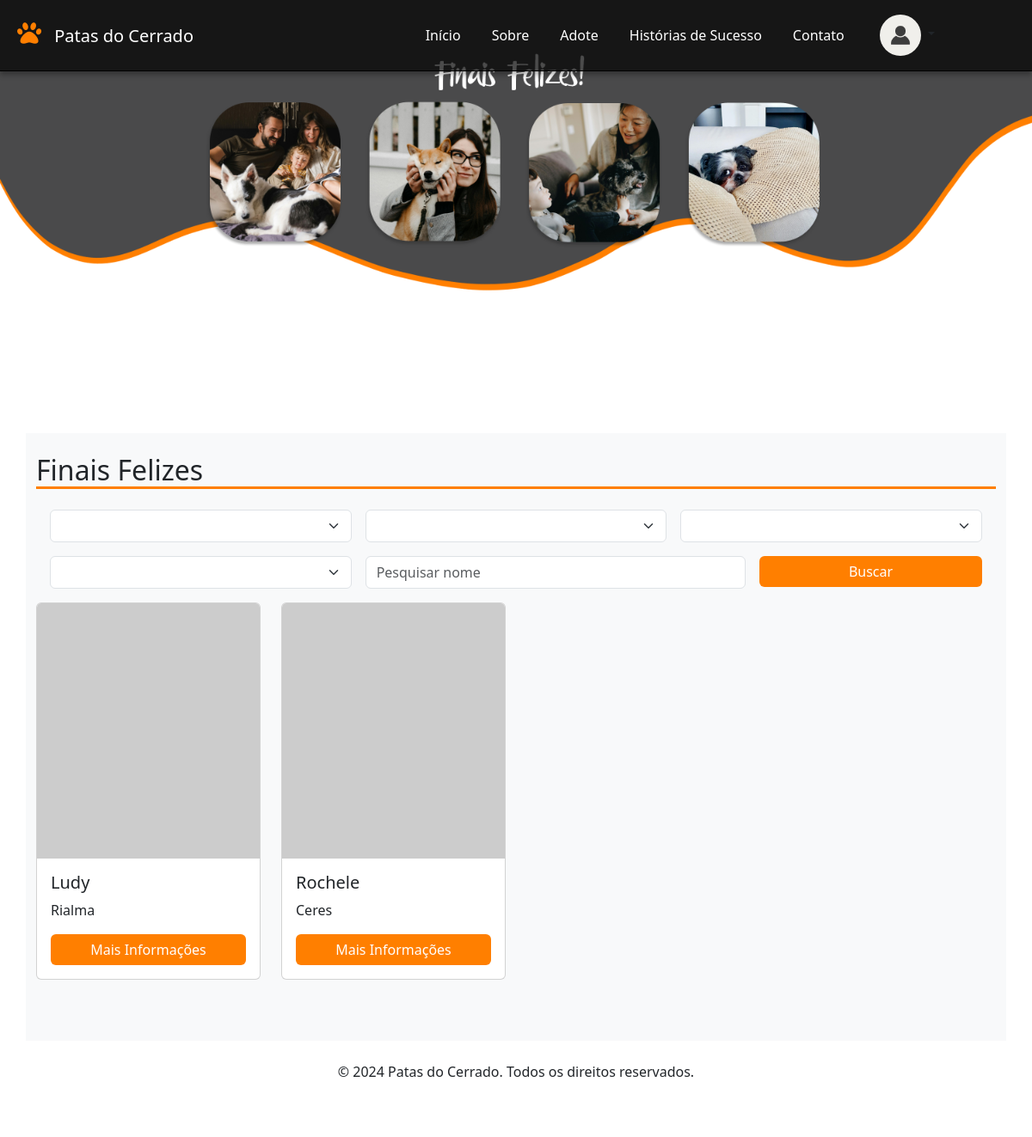
The page /FinaisFelizes (signed in) on the database its author committed.
### tables this page shows
CREATE TABLE IF NOT EXISTS `animal` (
    `ID` INT NOT NULL AUTO_INCREMENT,
    `nome` VARCHAR(100) NOT NULL,
    `foto` BLOB NULL,
    `descricao` VARCHAR(200) NULL,
    `usuario_ID` INT NOT NULL,
    `cidade_ID` INT NOT NULL,
    `porte_ID` INT NOT NULL,
    `idade_ID` INT NOT NULL,
    `especie_ID` INT NOT NULL,
    `genero_ID` INT NOT NULL,
    `animalcol` VARCHAR(45) NULL,
    `statusAdocao_ID` INT NOT NULL,
    PRIMARY KEY (`ID`),
    CONSTRAINT `fk_animal_usuario1`
        FOREIGN KEY (`usuario_ID`)
        REFERENCES `usuario` (`ID`)
        ON DELETE NO ACTION
        ON UPDATE NO ACTION,
	CONSTRAINT `fk_animal_cidade`
        FOREIGN KEY (`cidade_ID`)
        REFERENCES `cidade` (`ID`)
        ON DELETE NO ACTION
        ON UPDATE NO ACTION,
    CONSTRAINT `fk_animal_porte1`
        FOREIGN KEY (`porte_ID`)
        REFERENCES `porte` (`ID`)
        ON DELETE NO ACTION
        ON UPDATE NO ACTION,
    CONSTRAINT `fk_animal_idade1`
        FOREIGN KEY (`idade_ID`)
        REFERENCES `idade` (`ID`)
        ON DELETE NO ACTION
        ON UPDATE NO ACTION,
    CONSTRAINT `fk_animal_especie1`
        FOREIGN KEY (`especie_ID`)
        REFERENCES `especie` (`ID`)
        ON DELETE NO ACTION
        ON UPDATE NO ACTION,
    CONSTRAINT `fk_animal_genero1`
        FOREIGN KEY (`genero_ID`)
        REFERENCES `genero` (`ID`)
        ON DELETE NO ACTION
        ON UPDATE NO ACTION,
    CONSTRAINT `fk_animal_statusAdoção1`
        FOREIGN KEY (`statusAdocao_ID`)
        REFERENCES `statusAdocao` (`ID`)
        ON DELETE NO ACTION
        ON UPDATE NO ACTION);

CREATE TABLE IF NOT EXISTS `cidade` (
	`ID` INT NOT NULL AUTO_INCREMENT,
	`nome` VARCHAR(100) NOT NULL,
	PRIMARY KEY (`ID`));

### Controller/FinaisFelizes.php (called while the page is built, shortened)
<?php
    class FinaisFelizes extends Controller{
        public function index(){
            $animais = new Animal();
            $form = new Formulario();
            $data['especies'] = $form->listarTabela('especie');
            $data['generos'] = $form->listarTabela('genero');
            $data['portes'] = $form->listarTabela('porte');
            $data['cidades'] = $form->listarTabela('cidade');
            $join = "cidade ON animal.cidade_ID = cidade.ID";
            $order = "animal.ID DESC";
            $fields = "animal.ID, animal.nome AS 'animalNome', cidade.nome AS 'cidadeNome'";
            $where['animal.statusAdocao_ID'] = "statusAdocao_ID = 2";
            $where = implode(" AND ", $where);
            $data['animais'] = $animais->select($join, $where, $order, null, $fields);
            $this->view('finaisfelizes', $data);
        }
    }

### Core/App.php (called while the page is built, shortened)
<?php
    class App{
        private $method = "index";
        private function separarURL(){
            $URL = $_GET['url'] ?? 'home';
            $URL = explode("/", trim($URL, "/"));
            return $URL;
        }
        public function carregarController(){
            $URL = $this->separarURL();
            $controller = new $this->controller;
            call_user_func_array([$controller, $this->method], $URL);
        }
    }

### index.php (called while the page is built, shortened)
<?php
    $app = new App;
    $app->carregarController();

### Core/Database.php (called while the page is built, shortened)
<?php
    Trait Database{
        private $connection;
        private function connect(){
            try{
                $db = "mysql:hostname=".DB_host.";dbname=".DB_name;
                $this->connection = new PDO($db, DB_user, DB_password);
                $this->connection->setAttribute(PDO::ATTR_ERRMODE,PDO::ERRMODE_EXCEPTION);
              }catch(PDOException $e){
                die('ERROR: '.$e->getMessage());
              }
        }
        public function query($query, $data = []){
                $stm = $this->connection->prepare($query);
                $check = $stm->execute($data);
                if($check){
                    $result = $stm->fetchAll(PDO::FETCH_OBJ);
                    if(is_array($result) && count($result)){
                        return $result;
                    }
                }
                return [];
        }
    }

### Core/Model.php (called while the page is built, shortened)
<?php
    class Model{
        protected $table;
        public function select($join = null, $where = null, $order = null, $limit = null,$fields = '*'){
            @$join = strlen($join) ? 'INNER JOIN '.$join : '';
            @$where = strlen($where) ? 'WHERE '.$where : '';
            @$order = strlen($order) ? 'ORDER BY '.$order : '';
            @$limit = strlen($limit) ? 'LIMIT '.$limit : '';
            $query = 'SELECT '.$fields.' FROM '.$this->table.' '.$join.' '.$where.' '.$order.' '.$limit;
            return $this->query($query);
        }
    }

### View/finaisfelizes.view.php (the view, shortened to what this page needs)
<!DOCTYPE html>
    <html lang="en">
        <head>
            <link href="assets/css/bootstrap/css/bootstrap.min.css" rel="stylesheet">
            <link href="https://cdnjs.cloudflare.com/ajax/libs/font-awesome/5.15.4/css/all.min.css" rel="stylesheet">
            <link href="assets/css/dropdown.css" rel="stylesheet">
        </head>
        <body>
            <?php
                if(!empty($_SESSION['USUARIO'])){
                    include ("View/header/navLogado.php");
                }else{
                    include ("View/header/nav.php");
                }
            ?>
            <div>
                <br><br><br><br><br><br><br><br><br><br><br><br><br><br><br><br><br><br><br><br><br>
            </div>
            <div class="container pt-4 pb-5 bg-light">
                <h2>
                    Finais Felizes
                </h2>
                <div class="container-fluid p-3">
                    <div class="row">
                        <form id="animaisAdotarForm" class="d-flex center" method="POST">
                            <div class="row g-3">
                                <div class="form-group col-4">
                                    <select class="form-select" id="especie_ID" name="especie_ID" form="animaisAdotarForm">
                                    </select>
                                </div>
                                <div class="form-group col-4">
                                    <select class="form-select" id="genero_ID" name="genero_ID" form="animaisAdotarForm">
                                    </select>
                                </div>
                                <div class="form-group col-4">
                                    <select class="form-select" id="porte_ID" name="porte_ID" form="animaisAdotarForm">
                                    </select>
                                </div>
                                <div class="form-group col-4">
                                    <select class="form-select" id="cidade_ID" name="cidade_ID" form="animaisAdotarForm">
                                    </select>
                                </div>
                                <div class="form-group col-5">
                                    <input form="animaisAdotarForm" class="form-control" name="pesquisa" id="pesquisa" type="search" value="" placeholder="Pesquisar nome" aria-label="Search">
                                </div>
                                <div class="col-3">
                                    <button class="btn btn-primary col-12" type="submit">Buscar</button>
                                </div>
                            </div>
                        </form>
                    </div>
                </div>
                <div class="row">
                    <?php
                        if(!empty($animais)){
                            foreach($animais as $x){
                            ?>
                                <div class="col-sm-12 col-md-6 col-lg-3">
                                    <div class="card" style="width: 100%">
                                        <img src="https://via.placeholder.com/400x300" class="card-img-top" alt="Pet 1">
                                        <div class="card-body">
                                            <h5 class="card-title">
                                                <?php
                                                    echo $x->animalNome;
                                                ?>
                                            </h5>
                                            <p class="card-text">
                                                <?php
                                                    echo $x->cidadeNome;
                                                ?>
                                            </p>
                                            <a href="adopt?pet=rex" class="btn btn-primary">Mais Informações</a>
                                        </div>
                                    </div>
                                </div>
                            <?php
                            }
                        }else{
                            ?>
                                <h4>Não há animais cadastrados</h4>
                            <?php
                        }
                    ?>
                </div>
            </div>
            <footer class="footer py-4 mt-auto">
                <div class="container text-center">
                    <p>&copy; 2024 Patas do Cerrado. Todos os direitos reservados.</p>
                    <div class="social-icons">
                        <a href="#" class="text-white mr-3"><i class="fab fa-facebook-f"></i></a>
                        <a href="#" class="text-white mr-3"><i class="fab fa-twitter"></i></a>
                        <a href="#" class="text-white"><i class="fab fa-instagram"></i></a>
                    </div>
                </div>
            </footer>
        </body>
    </html>

### View/finaisfelizes.view.php (style rules this page uses)
body { background-image: url("assets/imagens/Fundo/fundofinaisfelizes.png"); background-repeat: no-repeat; background-size: contain; }
.card { display: flex; flex-direction: column; height: 95%; }
.card img { height: 20rem; object-fit: cover; }
.card-body { flex-grow: 1; display: flex; flex-direction: column; justify-content: space-between; }
.btn-primary { background-color: #ff7f00; border: none; transition: background-color 0.3s ease; }
h2 { border-bottom: solid; border-color: #ff7f00; }

### rows shown on the page
animal: nome "Ludy", cidade_ID.nome "Rialma"
animal: nome "Rochele", cidade_ID.nome "Ceres"
